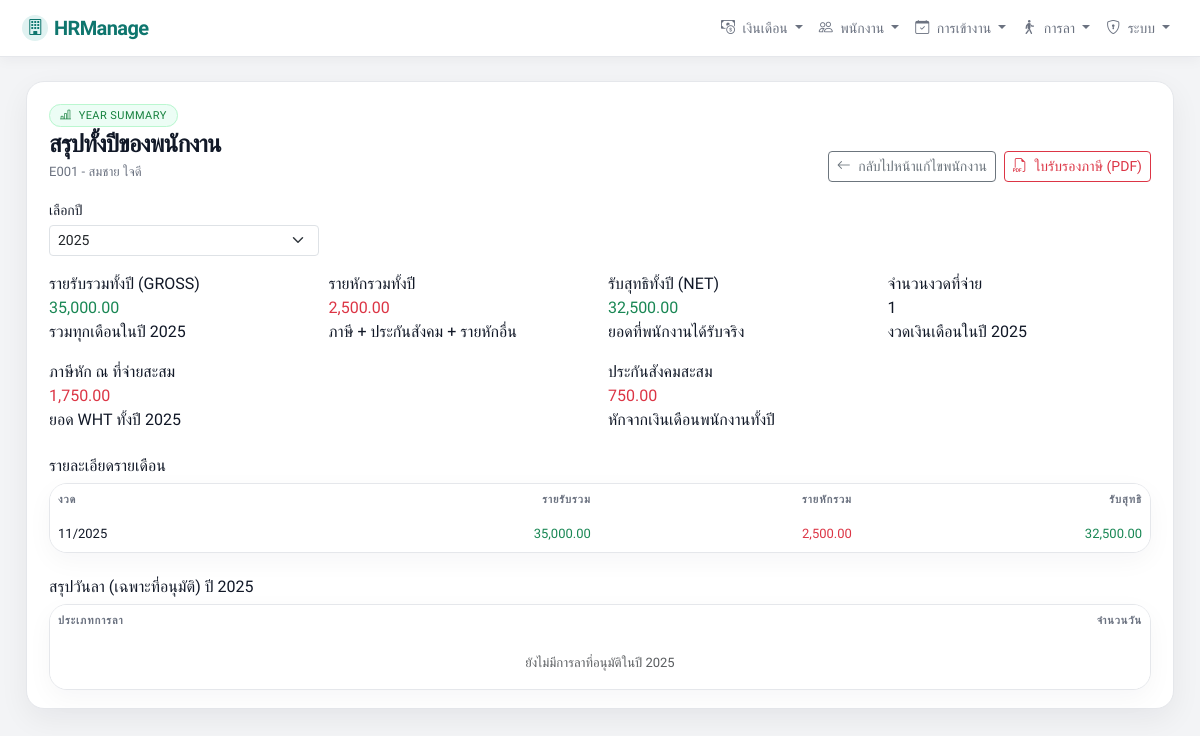
/hr/employees/4/year-summary/?year=2025 (signed in), run on the app's committed database.
### app_hr/models.py (models this page shows, shortened)
class Employee(models.Model):
    STATUS_CHOICES = (
        ('active', 'ทำงานอยู่'),
        ('inactive', 'ออกแล้ว'),
    )
    user = models.OneToOneField(
        User,
        on_delete=models.SET_NULL,
        null=True,
        blank=True,
        related_name='employee_profile',
        verbose_name="เชื่อมกับ User (สำหรับให้ล็อกอินดูสลิป)"
    )
    address = models.TextField(
        blank=True,
        null=True,
        verbose_name="ที่อยู่ติดต่อ"
    )
    phone_number = models.CharField(
        max_length=20,
        blank=True,
        null=True,
        verbose_name="เบอร์โทรศัพท์"
    )
    code = models.CharField(max_length=50, unique=True, verbose_name="รหัสพนักงาน")
    first_name = models.CharField(max_length=100, verbose_name="ชื่อ")
    last_name = models.CharField(max_length=100, verbose_name="นามสกุล")
    position = models.CharField(max_length=100, blank=True, null=True, verbose_name="ตำแหน่ง")
    department = models.CharField(max_length=100, blank=True, null=True, verbose_name="แผนก")
    hire_date = models.DateField(blank=True, null=True, verbose_name="วันที่เริ่มงาน")
    status = models.CharField(max_length=20, choices=STATUS_CHOICES, default='active')
    base_salary = models.DecimalField(
        max_digits=10,
        decimal_places=2,
        default=0,
        verbose_name="ฐานเงินเดือน / เดือน"
    )
    bank_name = models.CharField(max_length=100, blank=True, null=True, verbose_name="ธนาคาร")
    bank_account_no = models.CharField(max_length=50, blank=True, null=True, verbose_name="เลขบัญชี")
    citizen_id = models.CharField(max_length=20, blank=True, null=True, verbose_name="เลขบัตรประชาชน")

class Payslip(models.Model):
    employee = models.ForeignKey(Employee, on_delete=models.CASCADE, related_name='payslips')
    period = models.ForeignKey(PayrollPeriod, on_delete=models.CASCADE, related_name='payslips')
    gross_income = models.DecimalField(max_digits=12, decimal_places=2, default=0, verbose_name="รายรับรวม")
    total_deduction = models.DecimalField(max_digits=12, decimal_places=2, default=0, verbose_name="รายหักรวม")
    net_income = models.DecimalField(max_digits=12, decimal_places=2, default=0, verbose_name="รับสุทธิ")
    generated_at = models.DateTimeField(auto_now_add=True)
    class Meta:
        unique_together = ('employee', 'period')

class PayrollPeriod(models.Model):
    month = models.IntegerField()   # 1-12
    year = models.IntegerField()
    start_date = models.DateField()
    end_date = models.DateField()
    is_closed = models.BooleanField(default=False, verbose_name="ปิดรอบแล้วหรือไม่")
    created_at = models.DateTimeField(auto_now_add=True)
    created_by = models.ForeignKey(
        User,
        on_delete=models.SET_NULL,
        null=True,
        blank=True,
        related_name='created_payroll_periods'
    )
    class Meta:
        unique_together = ('month', 'year')
        ordering = ['-year', '-month']

### app_hr/views.py (the view)
# urls.py: path('employees/<int:pk>/year-summary/', views.employee_year_summary_view, name='employee_year_summary'),
@hr_required
def employee_year_summary_view(request, pk):
    emp = get_object_or_404(Employee, pk=pk)
    try:
        year = int(request.GET.get("year", timezone.now().year))
    except ValueError:
        year = timezone.now().year
    payslips = Payslip.objects.filter(
        employee=emp,
        period__year=year,
    ).select_related("period").order_by("period__month")
    totals = payslips.aggregate(
        total_gross=Sum("gross_income"),
        total_deduct=Sum("total_deduction"),
        total_net=Sum("net_income"),
    )
    total_gross = totals["total_gross"] or Decimal("0.00")
    total_deduct = totals["total_deduct"] or Decimal("0.00")
    total_net = totals["total_net"] or Decimal("0.00")
    deduction_items = PayslipItem.objects.filter(
        payslip__employee=emp,
        payslip__period__year=year,
        item_type="deduction",
    ).select_related("deduction_type")
    wht_total = deduction_items.filter(
        deduction_type__code="WHT"
    ).aggregate(total=Sum("amount"))["total"] or Decimal("0.00")
    ssf_total = deduction_items.filter(
        deduction_type__code="SOCIAL_SEC"
    ).aggregate(total=Sum("amount"))["total"] or Decimal("0.00")
    leave_qs = LeaveRecord.objects.filter(
        employee=emp,
        status="approved",
        start_date__year=year,
    ).select_related("leave_type")
    leave_summary = (
        leave_qs
        .values("leave_type__name")
        .annotate(total_days=Sum("days"))
        .order_by("leave_type__name")
    )
    year_from_payslip = (
        Payslip.objects.filter(employee=emp)
        .values_list("period__year", flat=True)
        .distinct()
    )
    year_from_leave = (
        LeaveRecord.objects.filter(employee=emp)
        .values_list("start_date__year", flat=True)
        .distinct()
    )
    year_choices = sorted(set(list(year_from_payslip) + list(year_from_leave)) or [year])
    context = {
        "employee": emp,
        "year": year,
        "year_choices": year_choices,
        "payslips": payslips,
        "total_gross": total_gross,
        "total_deduct": total_deduct,
        "total_net": total_net,
        "wht_total": wht_total,
        "ssf_total": ssf_total,
        "leave_summary": leave_summary,
    }
    return render(request, "app_hr/employee_year_summary.html", context)

### app_hr/views.py (called while the page is built)
def hr_required(view_func):
    decorated_view_func = login_required(
        user_passes_test(
            lambda u: u.is_staff or u.is_superuser,
        )(view_func)
    )
    return decorated_view_func

### app_hr/templates/app_hr/employee_year_summary.html (shortened to what this page needs)
{% extends "app_hr/hr_base.html" %}
{% load humanize %}
{% block content %}
<div class="card-soft mb-3">
  <div class="card-soft-inner">
    <div class="d-flex flex-column flex-md-row justify-content-between gap-3 mb-3">
      <div>
        <span class="badge-pill pill-success mb-1">
          <i class="bi bi-bar-chart-line me-1"></i> Year Summary
        </span>
        <div class="page-title mb-0">
          สรุปทั้งปีของพนักงาน
        </div>
        <div class="page-subtitle">
          {{ employee.code }} - {{ employee.first_name }} {{ employee.last_name }}
        </div>
      </div>
      <div class="d-flex flex-row gap-2 align-items-end">
        <a href="{% url 'app_hr:employee_edit' employee.pk %}" class="btn btn-outline-secondary btn-sm">
          <i class="bi bi-arrow-left me-1"></i> กลับไปหน้าแก้ไขพนักงาน
        </a>
        <a href="{% url 'app_hr:employee_year_tax_pdf' employee.pk %}?year={{ year }}"
          class="btn btn-outline-danger btn-sm">
          <i class="bi bi-filetype-pdf me-1"></i> ใบรับรองภาษี (PDF)
        </a>
      </div>
    </div>
    <form method="get" class="row g-2 mb-3">
      <div class="col-md-3">
        <label class="form-label small mb-1">เลือกปี</label>
        <select name="year" class="form-select form-select-sm" onchange="this.form.submit()">
          {% for y in year_choices %}
            <option value="{{ y }}" {% if y == year %}selected{% endif %}>{{ y }}</option>
          {% endfor %}
        </select>
      </div>
    </form>
    <div class="row g-3 mb-3">
      <div class="col-6 col-md-3">
        <div class="metric-card">
          <div class="metric-label">รายรับรวมทั้งปี (GROSS)</div>
          <div class="metric-value text-success">
            {{ total_gross|default:0|floatformat:2|intcomma }}
          </div>
          <div class="metric-sub">รวมทุกเดือนในปี {{ year }}</div>
        </div>
      </div>
      <div class="col-6 col-md-3">
        <div class="metric-card">
          <div class="metric-label">รายหักรวมทั้งปี</div>
          <div class="metric-value text-danger">
            {{ total_deduct|default:0|floatformat:2|intcomma }}
          </div>
          <div class="metric-sub">ภาษี + ประกันสังคม + รายหักอื่น</div>
        </div>
      </div>
      <div class="col-6 col-md-3">
        <div class="metric-card">
          <div class="metric-label">รับสุทธิทั้งปี (NET)</div>
          <div class="metric-value text-success">
            {{ total_net|default:0|floatformat:2|intcomma }}
          </div>
          <div class="metric-sub">ยอดที่พนักงานได้รับจริง</div>
        </div>
      </div>
      <div class="col-6 col-md-3">
        <div class="metric-card">
          <div class="metric-label">จำนวนงวดที่จ่าย</div>
          <div class="metric-value">
            {{ payslips|length|default:0|intcomma }}
          </div>
          <div class="metric-sub">งวดเงินเดือนในปี {{ year }}</div>
        </div>
      </div>
    </div>
    <div class="row g-3 mb-4">
      <div class="col-12 col-md-6">
        <div class="metric-card">
          <div class="metric-label">ภาษีหัก ณ ที่จ่ายสะสม</div>
          <div class="metric-value text-danger">
            {{ wht_total|default:0|floatformat:2|intcomma }}
          </div>
          <div class="metric-sub">ยอด WHT ทั้งปี {{ year }}</div>
        </div>
      </div>
      <div class="col-12 col-md-6">
        <div class="metric-card">
          <div class="metric-label">ประกันสังคมสะสม</div>
          <div class="metric-value text-danger">
            {{ ssf_total|default:0|floatformat:2|intcomma }}
          </div>
          <div class="metric-sub">หักจากเงินเดือนพนักงานทั้งปี</div>
        </div>
      </div>
    </div>
    <h6 class="mb-2">รายละเอียดรายเดือน</h6>
    <div class="table-shell mb-4">
      <div class="table-responsive">
        <table class="table table-borderless mb-0 align-middle">
          <thead>
            <tr>
              <th>งวด</th>
              <th class="text-end">รายรับรวม</th>
              <th class="text-end">รายหักรวม</th>
              <th class="text-end">รับสุทธิ</th>
            </tr>
          </thead>
          <tbody>
            {% for p in payslips %}
              <tr>
                <td>{{ p.period.month }}/{{ p.period.year }}</td>
                <td class="text-end text-success">
                  {{ p.gross_income|default:0|floatformat:2|intcomma }}
                </td>
                <td class="text-end text-danger">
                  {{ p.total_deduction|default:0|floatformat:2|intcomma }}
                </td>
                <td class="text-end text-success">
                  {{ p.net_income|default:0|floatformat:2|intcomma }}
                </td>
              </tr>
            {% empty %}
              <tr>
                <td colspan="4" class="text-center text-muted py-3">
                  ยังไม่มีสลิปเงินเดือนในปี {{ year }} สำหรับพนักงานคนนี้
                </td>
              </tr>
            {% endfor %}
          </tbody>
        </table>
      </div>
    </div>
    <h6 class="mb-2">สรุปวันลา (เฉพาะที่อนุมัติ) ปี {{ year }}</h6>
    <div class="table-shell">
      <div class="table-responsive">
        <table class="table table-borderless mb-0 align-middle">
          <thead>
            <tr>
              <th>ประเภทการลา</th>
              <th class="text-end">จำนวนวัน</th>
            </tr>
          </thead>
          <tbody>
            {% for row in leave_summary %}
              <tr>
                <td>{{ row.leave_type__name }}</td>
                <td class="text-end">
                  {{ row.total_days|default:0|floatformat:2 }}
                </td>
              </tr>
            {% empty %}
              <tr>
                <td colspan="2" class="text-center text-muted py-3">
                  ยังไม่มีการลาที่อนุมัติในปี {{ year }}
                </td>
              </tr>
            {% endfor %}
          </tbody>
        </table>
      </div>
    </div>
  </div>
</div>
{% endblock %}

### app_hr/templates/app_hr/hr_base.html (style rules this page uses)
:root { --brand: #0f766e; --brand-soft: #e0f2f1; --bg: #f3f4f6; --card: #ffffff; --border-soft: #e5e7eb; --text-main: #111827; --text-muted: #6b7280; }
* { box-sizing: border-box; }
body { min-height: 100vh; margin: 0; background: var(--bg); color: var(--text-main); font-family: "Prompt", system-ui, -apple-system, BlinkMacSystemFont, "Segoe UI", sans-serif; }
.card-soft { background: var(--card); border-radius: 18px; border: 1px solid var(--border-soft); box-shadow: 0 10px 30px rgba(15, 23, 42, 0.06); }
.card-soft-inner { padding: 18px 18px 16px; }
@media (min-width: 768px) { .card-soft-inner { padding: 20px 22px 18px; } }
.badge-pill { border-radius: 999px; padding: 4px 10px; font-size: 11px; letter-spacing: 0.04em; text-transform: uppercase; }
.pill-success { background: #ecfdf5; color: #15803d; border: 1px solid #bbf7d0; }
.page-title { font-weight: 700; letter-spacing: -0.03em; font-size: clamp(18px, 2.4vw, 24px); margin-bottom: 4px; color: var(--text-main); }
.page-subtitle { color: var(--text-muted); font-size: 13px; }
.table-shell { border-radius: 18px; border: 1px solid var(--border-soft); background: #ffffff; overflow: hidden; box-shadow: 0 8px 26px rgba(15, 23, 42, 0.04); }
.table thead { background: #f9fafb; }
.table thead th { border-bottom-color: var(--border-soft) !important; font-size: 11px; text-transform: uppercase; letter-spacing: 0.08em; color: var(--text-muted); white-space: nowrap; }
.table tbody td { border-color: #f3f4f6; font-size: 13px; color: var(--text-main); vertical-align: middle; }

### data on the page
Employee: code "E001", first_name "สมชาย", last_name "ใจดี"
Payslip: period.month "11", period.year "2025", gross_income "35,000.00", total_deduction "2,500.00", net_income "32,500.00"

### other printed values
{{ total_gross|default:0|floatformat:2|intcomma }} "35,000.00"
{{ year }} "2025"
{{ total_deduct|default:0|floatformat:2|intcomma }} "2,500.00"
{{ total_net|default:0|floatformat:2|intcomma }} "32,500.00"
{{ payslips|length|default:0|intcomma }} "1"
{{ wht_total|default:0|floatformat:2|intcomma }} "1,750.00"
{{ ssf_total|default:0|floatformat:2|intcomma }} "750.00"
form field year "2025"
